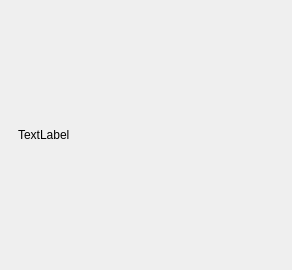
<?xml version="1.0" encoding="UTF-8"?>
<ui version="4.0">
 <class>CopyDialog</class>
 <widget class="QWidget" name="CopyDialog">
  <property name="geometry">
   <rect>
    <x>0</x>
    <y>0</y>
    <width>292</width>
    <height>270</height>
   </rect>
  </property>
  <property name="sizePolicy">
   <sizepolicy hsizetype="MinimumExpanding" vsizetype="Preferred">
    <horstretch>0</horstretch>
    <verstretch>0</verstretch>
   </sizepolicy>
  </property>
  <property name="minimumSize">
   <size>
    <width>290</width>
    <height>0</height>
   </size>
  </property>
  <property name="windowTitle">
   <string>Form</string>
  </property>
  <layout class="QVBoxLayout" name="verticalLayout">
   <property name="spacing">
    <number>10</number>
   </property>
   <property name="leftMargin">
    <number>18</number>
   </property>
   <property name="topMargin">
    <number>18</number>
   </property>
   <property name="rightMargin">
    <number>18</number>
   </property>
   <property name="bottomMargin">
    <number>18</number>
   </property>
   <item>
    <widget class="QLabel" name="headerLabel">
     <property name="text">
      <string>TextLabel</string>
     </property>
     <property name="margin">
      <number>0</number>
     </property>
    </widget>
   </item>
   <item>
    <layout class="QVBoxLayout" name="pathSelectorsLayout">
     <property name="spacing">
      <number>5</number>
     </property>
    </layout>
   </item>
  </layout>
 </widget>
 <resources/>
 <connections/>
</ui>
